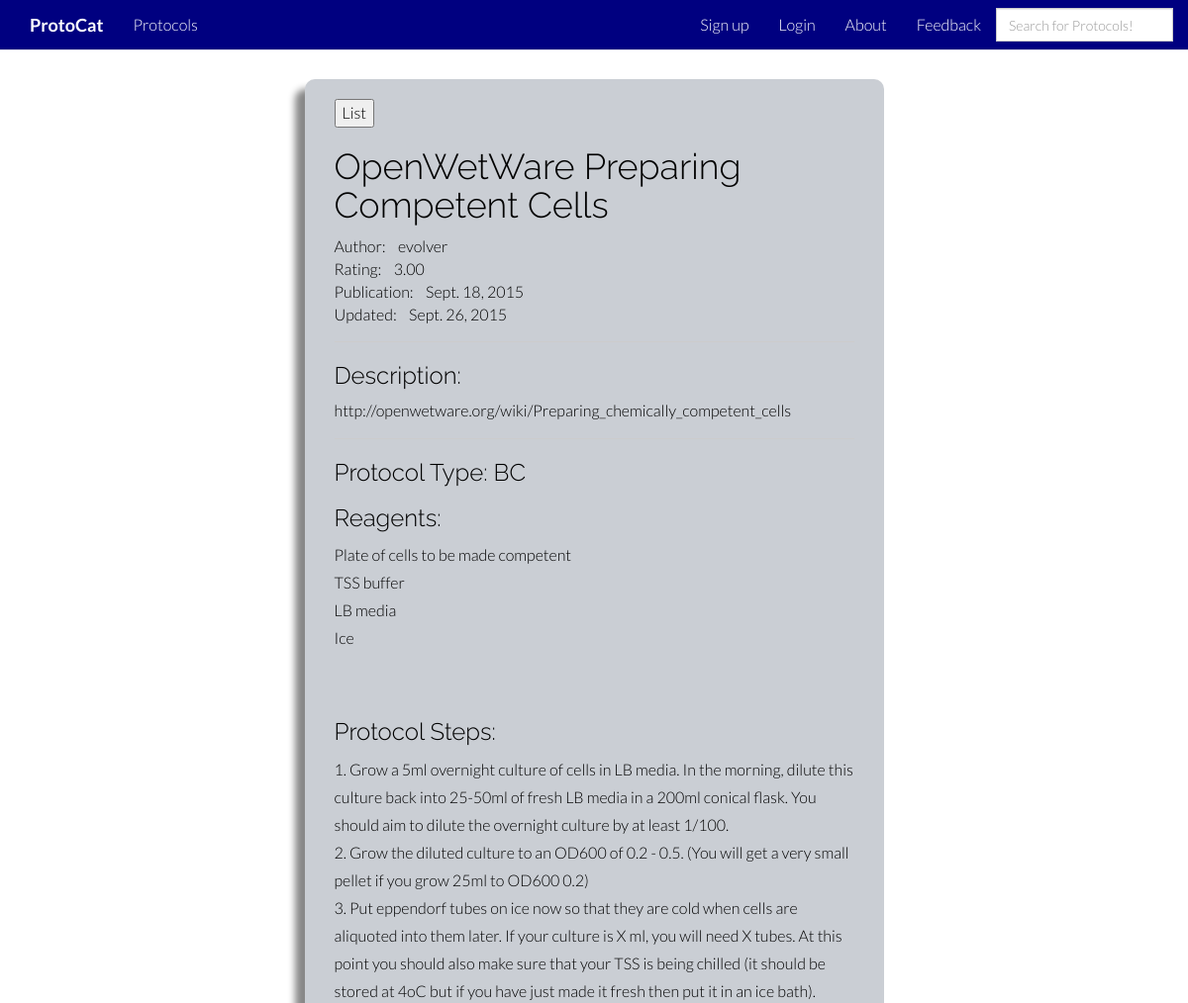
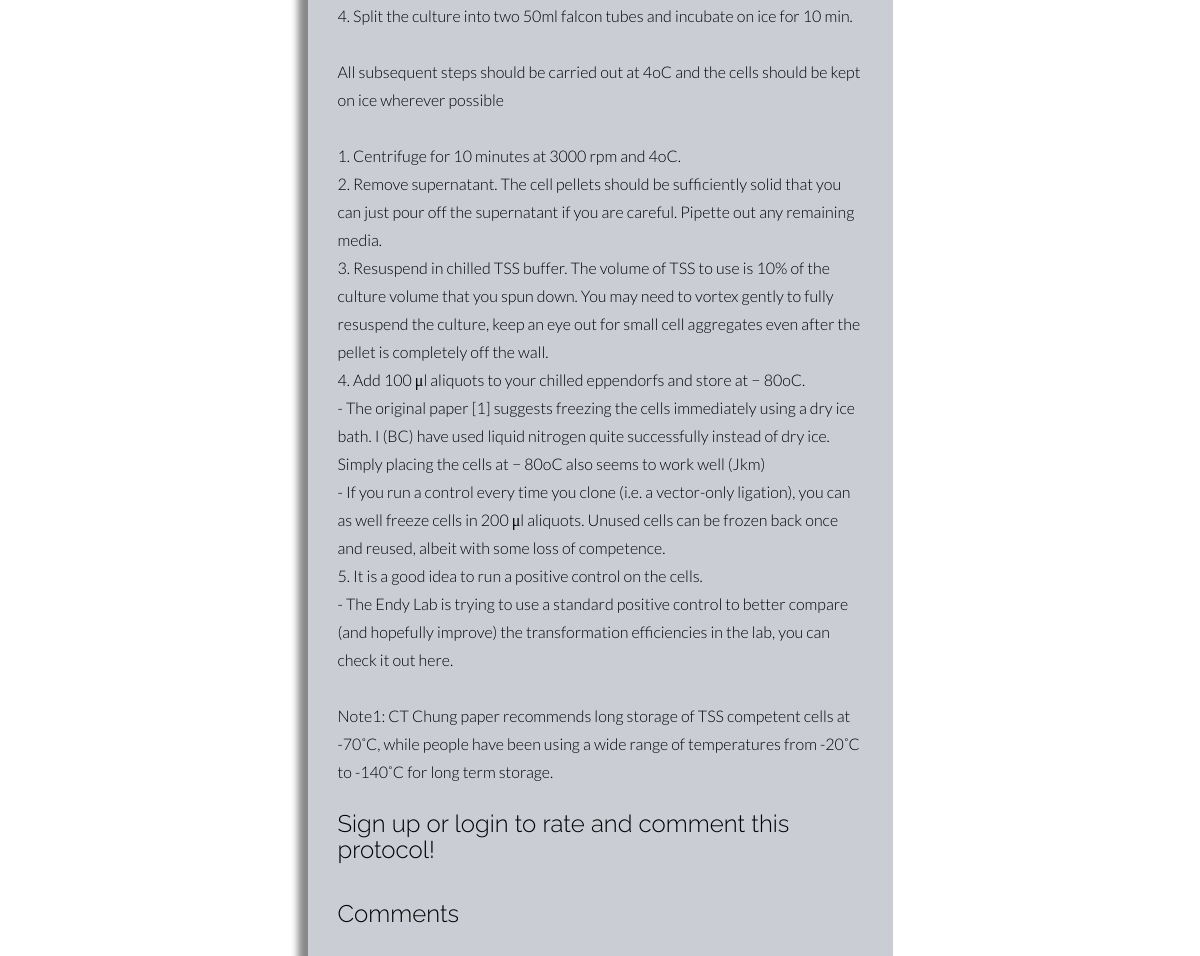
Screenshot of /protocol_display/126/ with the database file from the repository (2 pictures, top to bottom).
### protocat_app/models.py (models this page shows, shortened)
class Protocol(models.Model):
    id = models.AutoField(primary_key=True)
    title = models.TextField()
    author = models.CharField(max_length=50)
    date_of_upload = models.DateField(auto_now_add=True)
    date_modified = models.DateField(auto_now=True)
    description = models.TextField(blank=True)
    protocol_type = models.CharField(max_length=2, choices=PROTOCOL_TYPES, null=True, blank=True)
    rating = models.DecimalField(
        validators=[MinValueValidator(0.0), MaxValueValidator(5.0)],
        max_digits=3, decimal_places=2, default=2.50)
    num_ratings = models.IntegerField(default=0)
    user_rated = models.TextField(default='')
    reagents = models.TextField(default='')
    protocol_steps = models.TextField(default='')

### protocat_app/views.py (the view)
# urls.py: url(r'^protocol_display/(?P<protocol_id>[0-9]+)/$', views.protocol_display, name='protocol_display'),
def protocol_display(request, protocol_id):
    protocol_items = Protocol.objects.get(id=protocol_id)
    steps = protocol_items.protocol_steps
    current_user = str(request.user)
    return render(request, 'protocat_app/protocol_display.html', {'protocol_items':protocol_items, 'steps':steps,'current_user':current_user})

### protocat_app/templates/protocat_app/protocol_display.html (shortened to what this page needs)
{% extends 'base.html' %}
{% load staticfiles %}
{% load comments %}
{% block content %}
        <div class="row">
            <div class="col-md-3"></div>
            <div class="col-md-6">
                <div class="protocol_display_box">
                    <form action="/protocol_list">
                        <input type="submit" value="List">
                    </form>
                    <h1>{{protocol_items.title}}</h1>
                    Author:&nbsp&nbsp&nbsp&nbsp{{protocol_items.author}}
                    <br>
                    Rating:&nbsp&nbsp&nbsp&nbsp{{protocol_items.rating}}
                    <br>
                    Publication:&nbsp&nbsp&nbsp&nbsp{{protocol_items.date_of_upload}}
                    <br>
                    Updated:&nbsp&nbsp&nbsp&nbsp{{protocol_items.date_modified}}
                    <hr>
                    {% if protocol_items.description %}
                        <h3>Description:</h3>
                    {{protocol_items.description}}
                    <hr>
                    {% endif %}
                    <h3>Protocol Type:  {{protocol_items.protocol_type}}</h3>
                    <h3>Reagents: </h3> <p>{{protocol_items.reagents|linebreaksbr}}</p>
                    <br>
                    <h3>Protocol Steps: </h3> <p>{{steps|linebreaksbr}}</p>
                    {% if not user.is_authenticated %}
                            <h3>Sign up or login to rate and comment this protocol!</h3>
                            {% endif %}
                    <hr>
                    <h3>Comments</h3>
                    <br>
                    {% get_comment_form for protocol_items as form %}
                    <br>
                </div>
            </div>
        </div>
{% endblock %}

### protocat_app/static/stylesheets/root_index.css (style rules this page uses)
body { background-color: white; font-family: "Lato"; font-weight: 300; font-size: 16px; color: black; padding-top: 50px; -webkit-font-smoothing: antialiased; -webkit-overflow-scrolling: touch; }
h1, h2, h3, h4, h5, h6 { font-family: "Raleway"; font-weight: 300; color: black; }
p { line-height: 28px; margin-bottom: 25px; color:black; }
hr { display: block; height: 1px; border: 0; border-top: 1px solid #ccc; margin: 1em 0; padding: 0; }
input { color:black; }

### protocat_app/static/stylesheets/protocol_display.css (style rules this page uses)
.protocol_display_box { box-shadow: -10px 10px 7px #888888; margin-top: 30px; margin-bottom: 50px; padding-left: 30px; padding-right: 30px; padding-top: 20px; padding-bottom: 20px; background-color: #CACED4; border-radius: 10px; color:black; }

### rows the page displays
Protocol: title "OpenWetWare Preparing Competent Cells", author "evolver", rating "3.00", date_of_upload "Sept. 18, 2015", date_modified "Sept. 26, 2015", description "http://openwetware.org/wiki/Preparing_chemically_competent_cells", protocol_type "BC", reagents "Plate of cells to be made competent TSS buffer LB media Ice", protocol_steps "1. Grow a 5ml overnight culture of cells in LB media. In the morning, dilute this culture back into 25-50ml of fresh LB media in a 200ml conical flask. You should aim to dilute the overnight culture by at least 1/100. 2. Grow the diluted culture to an OD600 of 0.2 - 0.5. (You will get a very small pellet if you grow 25ml to OD600 0.2) 3. Put eppendorf tubes on ice now so that they are cold when cells are aliquoted into them later. If your culture is X ml, you will need X tubes. At this point you should also make sure that your TSS is being chilled (it should be stored at 4oC but if you have just made it fresh then put it in an ice bath). 4. Split the culture into two 50ml falcon tubes and…"
